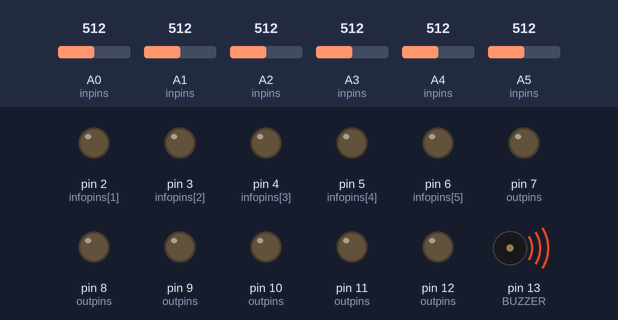
Bench run of a sketch on a simulated Arduino Uno, built with avr-gcc and run on an emulated ATmega328P. On the bench: output pins drawn as LEDs (lit = HIGH), buzzer (waves = sounding, pin HIGH). The inputs (shaded band) are chosen by the test bench; at power-on: A0 (inpins) = 512, A1 (inpins) = 512, A2 (inpins) = 512, A3 (inpins) = 512, A4 (inpins) = 512, A5 (inpins) = 512. What the sketch prints to the serial monitor is not drawn.

Above: at 3.52 s.
At 5.1 s:
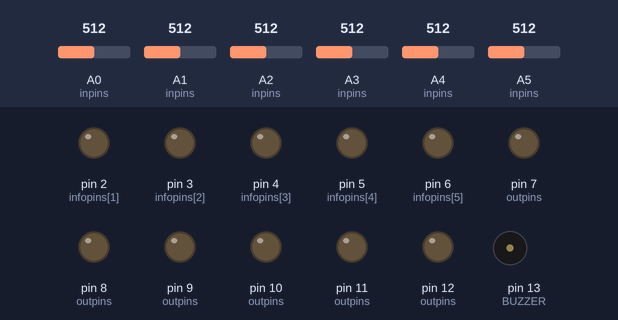
Timing chart, 0 to 6.6 s (numbered marks = the images above):
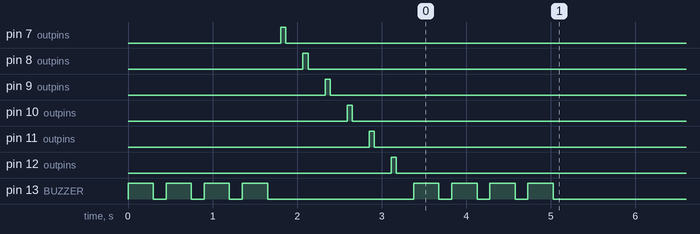

The sketch:

TMSuino3-Diagnostic.ino
```cpp
#define O1  (7)
#define O2  (8)
#define O3  (9)
#define O4 (10)
#define O5 (11)
#define O6 (12)

#define I1 (A0)
#define I2 (A1)
#define I3 (A2)
#define I4 (A3)
#define I5 (A4)
#define I6 (A5)

#define BUZZER (13)

const int outpins[6] = { O1, O2, O3, O4, O5, O6 };
const int inpins[6] = { I1, I2, I3, I4, I5, I6 };
const int infopins[6] = { 1, 2, 3, 4, 5, 6 };
int values[6] = { 0,0,0,0,0,0 };
int value = 0;
const int threshold = 1015;
const int offthd = 10;

void beeeep() {
    digitalWrite(BUZZER, HIGH);
    delay(300);
    digitalWrite(BUZZER, LOW);
    delay(150);
}

void printNameOfPin(int p) {
    switch(p) {
        case A0 : Serial.print("A0"); break;
        case A1 : Serial.print("A1"); break;
        case A2 : Serial.print("A2"); break;
        case A3 : Serial.print("A3"); break;
        case A4 : Serial.print("A4"); break;
        case A5 : Serial.print("A5"); break;
        default : Serial.print(p); break;
    }
}

void checkAllOff() {
    for (int i=0; i < 13; i++) {
        digitalWrite(i, LOW);
    }
    Serial.println("All outputs switched off, now checking inputs...");
    for (int i=0; i < 6; i++) {
        value = analogRead(inpins[i]);
        if (value > 5) {
            Serial.print("  There is incoming voltage on pin A");
            Serial.print(i);
            Serial.print(" value ");
            Serial.print(value);
            Serial.println(" but all outputs have been turned off. This is wrong!");
        }
    }
    Serial.println("...done");
    Serial.println();
}

//parameter is 1..6 !!!
void checkCoil(int coil) {
    Serial.print("  Testing coil ");
    Serial.print(coil);
    Serial.print(", it should be connected to ");
    Serial.print(outpins[coil-1]);
    Serial.print(" and ");
    printNameOfPin(inpins[coil-1]);
    Serial.print(": ");
    digitalWrite(outpins[coil-1],HIGH);
    delay(20);
    for (int i=0; i < 6; i++) values[i] = analogRead(inpins[i]);

    delay(40);
    for (int i=0; i < 6; i++) {
        value = values[i];
        if (i == coil-1) {
            if (value > threshold) Serial.println("OK");
            else Serial.println("ERROR");
        }
    }
    Serial.println();
    digitalWrite(outpins[coil-1], LOW);
    delay(200);
}

void test() {
    digitalWrite(BUZZER, LOW);
    //checkAllOff();
    Serial.println("\nStarting test:\n");
    for (int i=0; i < 6; i++) checkCoil(i+1);
    Serial.println("Test sequence done.\n");
    //digitalWrite(LED, HIGH);
    Serial.println("This test will be repeated in 60 seconds...\n");
}


void setup() {
    Serial.begin(9600);


  pinMode(BUZZER, OUTPUT);
  digitalWrite(BUZZER, LOW);

  for (int i=0; i < 6; i++) {
      pinMode(outpins[i], OUTPUT);
      pinMode(inpins[i], INPUT);
      pinMode(infopins[i], OUTPUT);
      digitalWrite(outpins[i], LOW);
      digitalWrite(infopins[i], LOW);
  }

  beeeep(); beeeep(); beeeep(); beeeep();
}

void loop() {
    test();
    beeeep(); beeeep(); beeeep(); beeeep();
    delay(60000);
}
```

Measured:
- by itself, pin 7 (outpins): LOW → HIGH at 1.8 s, → LOW 0.06 s later
- by itself, pin 8 (outpins): LOW → HIGH at 2.1 s, → LOW 0.06 s later
- by itself, pin 9 (outpins): LOW → HIGH at 2.3 s, → LOW 0.06 s later
- by itself, pin 10 (outpins): LOW → HIGH at 2.6 s, → LOW 0.06 s later
- by itself, pin 11 (outpins): LOW → HIGH at 2.9 s, → LOW 0.06 s later
- by itself, pin 12 (outpins): LOW → HIGH at 3.1 s, → LOW 0.06 s later
- by itself, pin 13 (BUZZER): goes 3 × (LOW 0.15 s, HIGH 0.30 s), LOW 1.7 s, 3 × (HIGH 0.30 s, LOW 0.15 s), HIGH 0.30 s, then LOW
